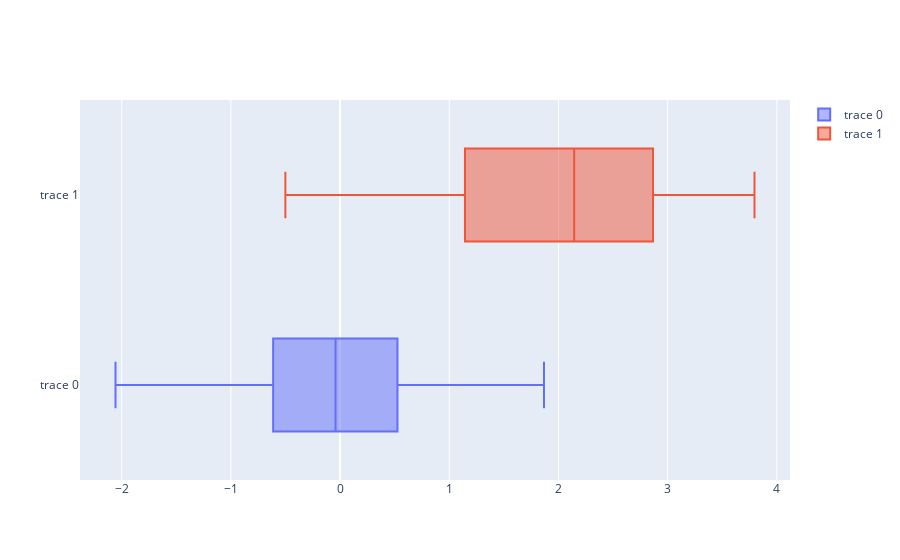

Notebook source saved alongside this figure:
### Code cell
x0 = np.random.randn(50)
x1 = np.random.randn(50) + 2 # shift mean

fig = go.Figure()
# Use x instead of y argument for horizontal plot
fig.add_trace(go.Box(x=x0))
fig.add_trace(go.Box(x=x1))

fig.show()
print('huh?')
